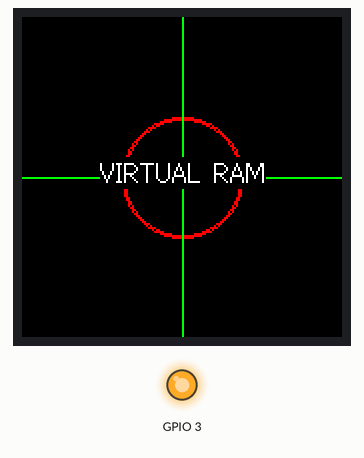
Simulated run of this program. Board: ESP32-C3. On the bench: 160×160 colour display, output pins drawn as LEDs (lit = HIGH).

Above: at 0.3 s.

The program:

main.cpp
```cpp
#include <Arduino.h>
#include <TFT_eSPI.h>

TFT_eSPI tft = TFT_eSPI();
TFT_eSprite spr = TFT_eSprite(&tft); // Create the virtual screen

void setup() {
    Serial.begin(115200);

    // Backlight ON
    pinMode(3, OUTPUT);
    digitalWrite(3, HIGH);

    tft.init();
    tft.setRotation(0);

    // 1. Allocate ESP32 RAM for a 160x160 virtual screen
    // (This uses about 51KB of RAM, the C3 has plenty!)
    spr.createSprite(160, 160);

    // ----------------------------------------------------
    // ALL DRAWING NOW HAPPENS IN THE ESP32's PERFECT RAM
    // ----------------------------------------------------

    // Clear virtual screen
    spr.fillSprite(TFT_BLACK);

    // Draw the circles virtually
    spr.drawCircle(80, 80, 30, TFT_RED);
    spr.drawCircle(80, 80, 29, TFT_RED);

    // Draw the crosshairs virtually
    spr.drawLine(80, 0, 80, 160, TFT_GREEN);
    spr.drawLine(0, 80, 160, 80, TFT_GREEN);

    // Print the text virtually
    spr.setTextColor(TFT_WHITE, TFT_BLACK);
    spr.drawCentreString("VIRTUAL RAM", 80, 70, 2);

    // ----------------------------------------------------
    // PUSH THE FINISHED MASTERPIECE TO THE SCREEN IN ONE SHOT
    // ----------------------------------------------------
    spr.pushSprite(0, 0);
}

void loop() {
    delay(1000);
}
```
